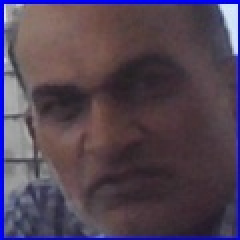
#> input picture dataset/SAMIR BOKARIYA_1.jpg, 120 x 120 px (shown 2 times larger); its folder holds only this picture in this run
$ python create_classifier.py
#> lines starting #> are read from the running program, lines starting #| are printed output that depends on the picture
import numpy as np
import os
import cv2

# Method to train custom classifier to recognize face
def train_classifier(name):
    # Read all the images in the dataset
#> called with name = 'custom'
    dataset_path = './dataset/'

    faces = []
    ids = []

    # Iterate through the dataset directory to read images
    for root, dirs, files in os.walk(dataset_path):
        for file in files:
            if file.endswith('.jpg') or file.endswith('.png'):  # Assuming images are in jpg or png format
                img_path = os.path.join(root, file)
                img = cv2.imread(img_path, cv2.IMREAD_GRAYSCALE)  # Read image in grayscale
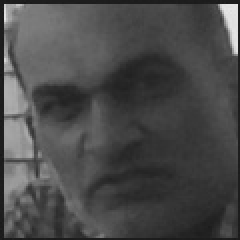
#> img: shape (120, 120) (shown 2 times larger); min 24, max 230, mean 74.1
                if img is not None:
                    # Resize the image to a fixed size (e.g., 100x100)
                    img = cv2.resize(img, (100, 100))
#> img: shape (100, 100)
                    faces.append(img)
                    ids.append(int(os.path.splitext(file)[0].split('_')[1]))  # Extract ID from filename

    # Convert lists to numpy arrays
    faces = np.array(faces)
    ids = np.array(ids)

    # Train classifier
    clf = cv2.face.LBPHFaceRecognizer_create()
    clf.train(faces, ids)

    # Save classifier
    classifier_path = f'./classifier.xml'
    clf.write(classifier_path)
    print(f"Classifier saved to: {classifier_path}")

# Example usage:
if __name__ == "__main__":
    train_classifier("custom")
